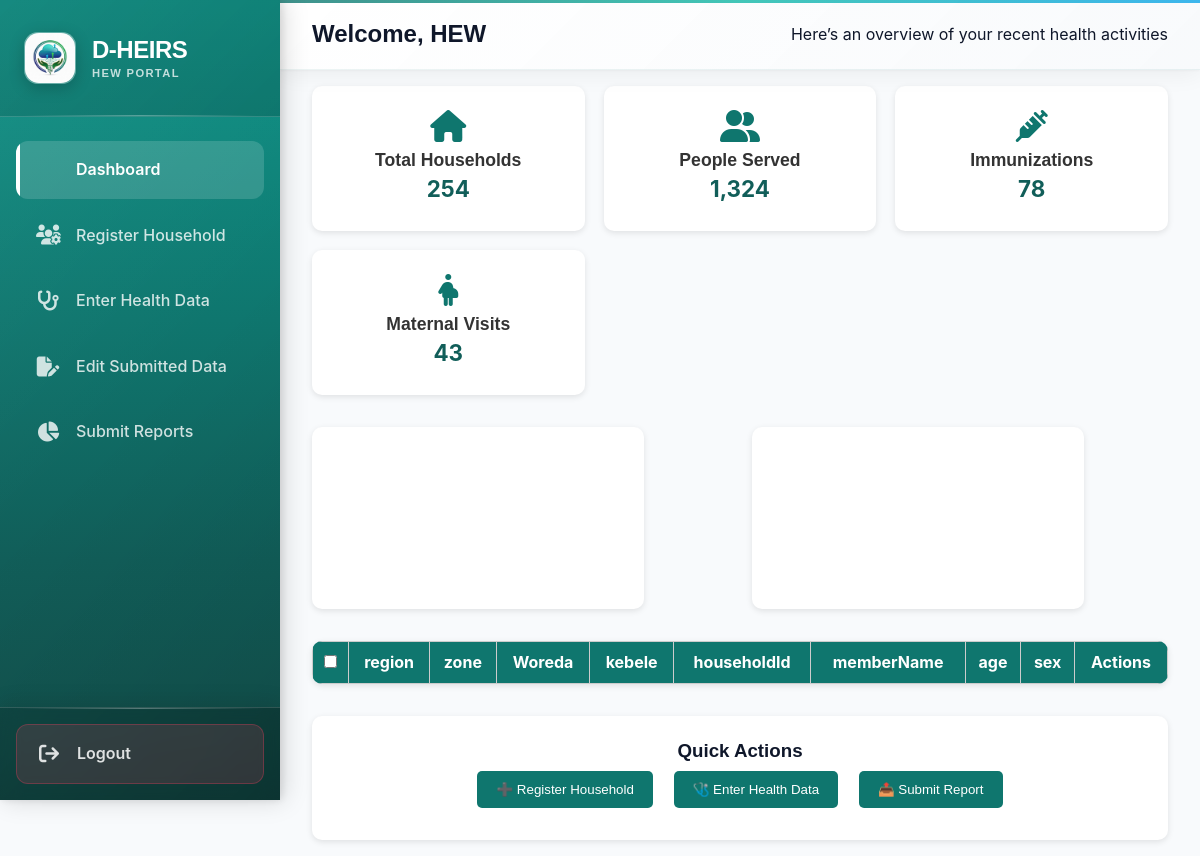
Page /HEW/HEW_html/hew_dashboard.php on the earlier database version.
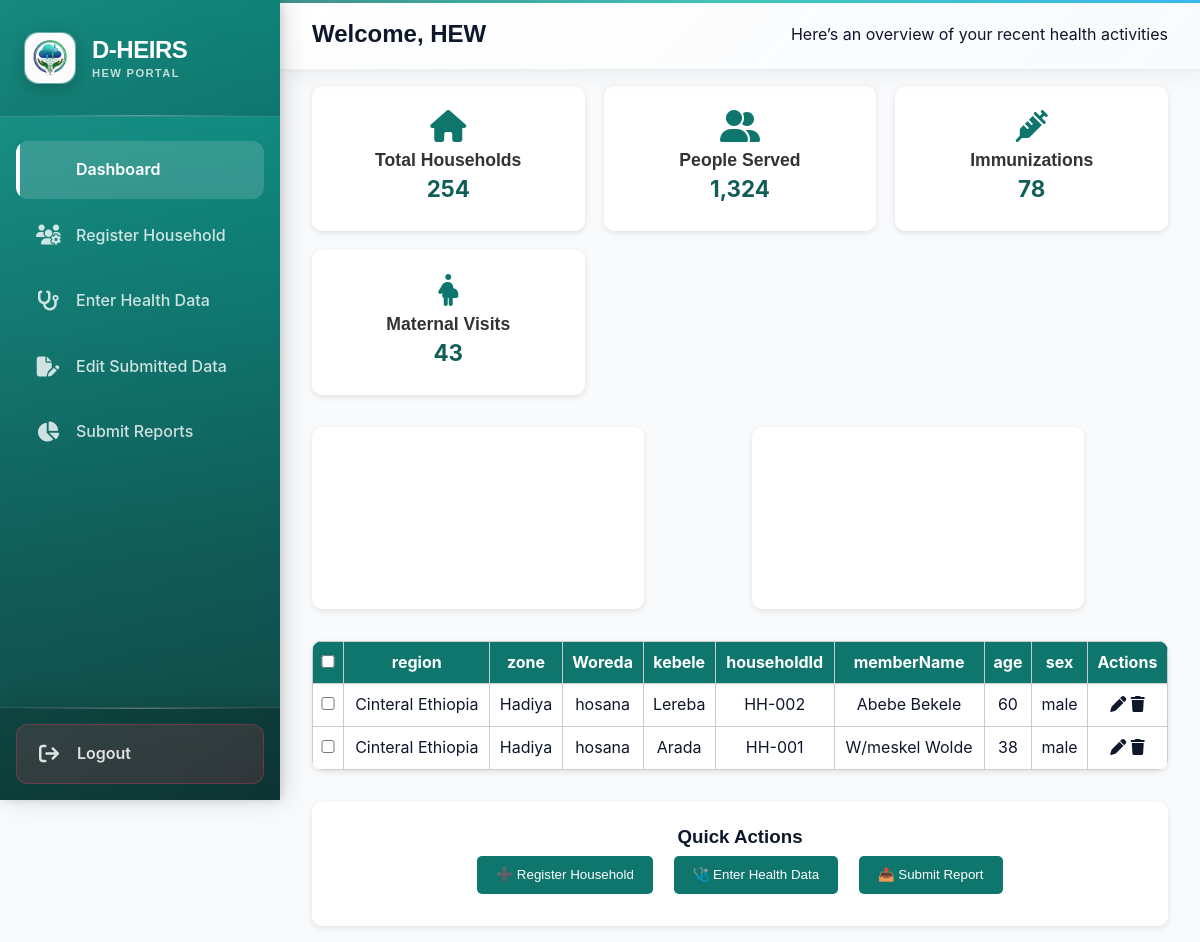
Same page on the later database version.
### tables this page shows
CREATE TABLE IF NOT EXISTS `household` (
  `id` int NOT NULL AUTO_INCREMENT,
  `region` varchar(100) NOT NULL,
  `zone` varchar(100) DEFAULT NULL,
  `woreda` varchar(100) DEFAULT NULL,
  `kebele` varchar(100) NOT NULL,
  `householdId` varchar(100) NOT NULL,
  `memberName` varchar(100) DEFAULT NULL,
  `age` int DEFAULT NULL,
  `sex` varchar(50) DEFAULT NULL,
  `serviceType` varchar(100) DEFAULT NULL,
  `totalServed` varchar(100) DEFAULT NULL,
  `details` text,
  PRIMARY KEY (`id`)
);

### HEW/HEW_html/hew_dashboard.php (the view, shortened to what this page needs)
<?php
include "../../dataBaseConnection.php";
?>
<!DOCTYPE html>
<html lang="en">
<head>
  <link rel="stylesheet" href="https://cdnjs.cloudflare.com/ajax/libs/font-awesome/6.4.0/css/all.min.css">
  <link rel="stylesheet" href="../HEW_css/hew.css" />
  <link rel="stylesheet" href="../HEW_css/hew_style.css" />
  <link rel="stylesheet" href="../HEW_css/hew_dashbord.css" />
</head>
<body class="dashboard-body">
  <aside class="sidebar">
    <div class="sidebar-header">
      <div class="brand-icon">
        <img src="../image/logo.png" alt="">
      </div>
      <div class="brand-text">
        D-HEIRS
        <span>HEW Portal</span>
      </div>
    </div>
    <nav class="sidebar-nav">
      <a href="hew_dashboard.php" class="nav-item active">
        <span>Dashboard</span>
      </a>
      <a href="register_household.php" class="nav-item">
        <i class="fa-solid fa-users-gear"></i>
        <span>Register Household</span>
      </a>
      <a href="enter_health_data.html" class="nav-item">
        <i class="fa-solid fa-stethoscope"></i>
        <span>Enter Health Data</span>
      </a>
      <a href="edit_submitted_data.html" class="nav-item">
        <i class="fa-solid fa-file-pen"></i>
        <span>Edit Submitted Data</span>
      </a>
      <a href="submit_reports.html" class="nav-item">
        <i class="fa-solid fa-chart-pie"></i>
        <span>Submit Reports</span>
      </a>
    </nav>
    <div class="sidebar-footer">
      <a href="index.html" class="nav-item logout">
        <i class="fa-solid fa-arrow-right-from-bracket"></i>
        <span>Logout</span>
      </a>
    </div>
  </aside>
  <main class="main-content">
    <header class="dashboard-header">
      <h2>Welcome, HEW</h2>
      <p>Here’s an overview of your recent health activities</p>
    </header>
    <div class="dashboard-container">
      <section class="summary-cards">
        <div class="card">
          <i class="fa-solid fa-house"></i>
          <h3>Total Households</h3>
          <p>254</p>
        </div>
        <div class="card">
          <i class="fa-solid fa-user-group"></i>
          <h3>People Served</h3>
          <p>1,324</p>
        </div>
        <div class="card">
          <i class="fa-solid fa-syringe"></i>
          <h3>Immunizations</h3>
          <p>78</p>
        </div>
        <div class="card">
          <i class="fa-solid fa-person-pregnant"></i>
          <h3>Maternal Visits</h3>
          <p>43</p>
        </div>
      </section>
      <section class="charts">
        <canvas id="monthlyChart"></canvas>
        <canvas id="serviceChart"></canvas>
      </section>
      <div class="table-wrapper">
        <table class="data-table">
          <thead>
            <tr>
              <th>
                <input type="checkbox" id="selectAll">
              </th>
              <th>region</th>
              <th>zone</th>
              <th>Woreda</th>
              <th>kebele</th>
              <th>householdId</th>
              <th>memberName</th>
              <th>age</th>
              <th>sex</th>
              <th>Actions</th>
            </tr>
          </thead>
          <tbody id="usersTableBody">
            <?php
            $sql = mysqli_query($dataBaseConnection, "SELECT * FROM household ORDER BY id DESC");
            while ($row = mysqli_fetch_assoc($sql)) {
              echo "<tr>";
              echo "<td data-label='Select'>" . "<input type = 'checkbox' class = 'row-checkbox'>" . "</td>";
              echo "<td data-label='User' class='primary-cell'>" . $row['region'] . "</td>";
              echo "<td>" . $row['zone'] . "</td>";
              echo "<td>" . $row['woreda'] . "</td>";
              echo "<td>" . $row['kebele'] . "</td>";
              echo "<td>" . $row['householdId'] . "</td>";
              echo "<td>" . $row['memberName'] . "</td>";
              echo "<td>" . $row['age'] . "</td>";
              echo "<td>" . $row['sex'] . "</td>";
              echo "<td>
                <form class='action-buttons' method='post'>
                    <input type='hidden' name='id' value='" . $row['id'] . "'>
                    <a href='kebele_config.php?edit={$row['id']}' class='btn-icon'>
                        <i class='fa-solid fa-pen'></i>
                    </a>
                  <a href='user_management.php?delete={$row['id']}' class='btn-icon' onclick=\"return confirm('Are you sure you want to delete this user?');\">
                  <i class='fa-solid fa-trash'></i>
                  </a>
                </form>
                </td>";
              echo "</tr>";
            }
            ?>
          </tbody>
        </table>
      </div>
      <section class="quick-actions">
        <h3>Quick Actions</h3>
        <button onclick="window.location.href='register_household.php'">
          ➕ Register Household
        </button>
        <button onclick="window.location.href='enter_health_data.html'">
          🩺 Enter Health Data
        </button>
        <button onclick="window.location.href='submit_reports.html'">
          📤 Submit Report
        </button>
      </section>
    </div>
  </main>
</body>
</html>

### HEW/HEW_css/hew_dashbord.css (style rules this page uses)
.dashboard-container { padding: 1rem 2rem; }
.summary-cards { display: grid; grid-template-columns: repeat(auto-fit, minmax(220px, 1fr)); gap: 1.2rem; margin-bottom: 2rem; }
.card { background: #fff; border-radius: 10px; box-shadow: 0 2px 6px rgba(0,0,0,0.1); padding: 1.5rem; text-align: center; transition: 0.3s; }
.card i { font-size: 2rem; color: var(--primary); margin-bottom: 0.5rem; }
.card h3 { font-size: 1.1rem; color: #333; }
.card p { font-size: 1.4rem; color: var(--primary-dark); font-weight: bold; }
.charts { display: grid; grid-template-columns: 1fr 1fr; gap: 1.5rem; margin-bottom: 2rem; }
.charts canvas { background: #fff; border-radius: 10px; padding: 1rem; box-shadow: 0 2px 6px rgba(0,0,0,0.1); }
table { width: 100%; border-collapse: collapse; background: #fff; border-radius: 10px; box-shadow: 0 2px 6px rgba(0,0,0,0.1); overflow: hidden; }
th, td { padding: 0.8rem 1rem; border-bottom: 1px solid #eee; text-align: left; }
th { background: var(--primary); color: #fff; }
.quick-actions { margin-top: 2rem; background: #fff; padding: 1.5rem; border-radius: 10px; box-shadow: 0 2px 6px rgba(0,0,0,0.1); text-align: center; }
.quick-actions button { margin: 0.5rem; background: var(--primary); color: #fff; border: none; border-radius: 5px; padding: 0.7rem 1.2rem; cursor: pointer; transition: 0.3s; }

Differences in the rows shown:
added household: region "Cinteral Ethiopia", zone "Hadiya", woreda "hosana", kebele "Lereba", householdId "HH-002", memberName "Abebe Bekele", age "60", sex "male"
added household: region "Cinteral Ethiopia", zone "Hadiya", woreda "hosana", kebele "Arada", householdId "HH-001", memberName "W/meskel Wolde", age "38", sex "male"
